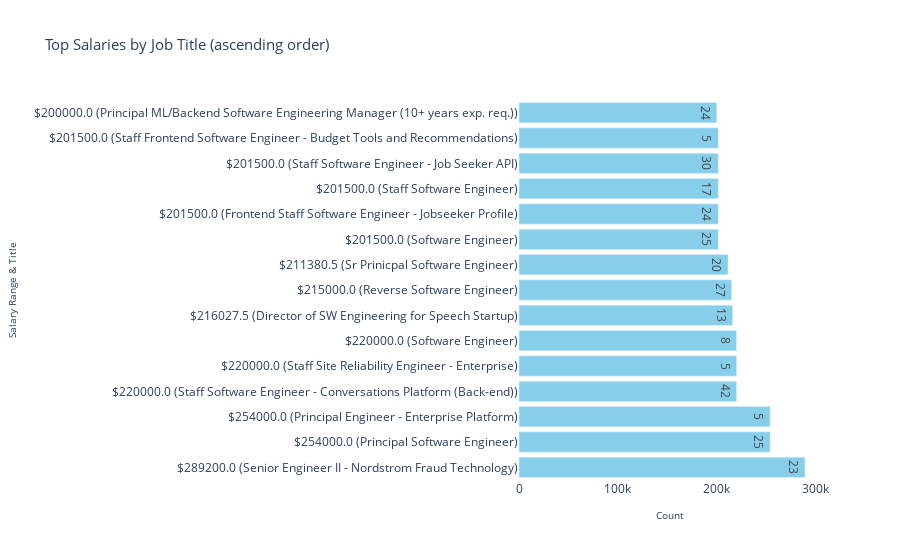

The notebook cell saved with this chart:
### Code cell
import plotly.graph_objects as go

fig = go.Figure()

top_salaries_by_role = filtered_salaries_by_role.head(15)

fig.add_trace(go.Bar(
    x=top_salaries_by_role['average salary'],
    y='$' + top_salaries_by_role['average salary'].astype(str) + ' (' + top_salaries_by_role['title'] + ')',
    orientation='h',
    marker_color='skyblue',
    text=top_salaries_by_role['frequency'],  # Adding text labels
    textposition='auto'
))

# Inverting y-axis to display the highest counts at the top
fig.update_layout(
    title='Top Salaries by Job Title (ascending order)',
    xaxis_title='Count',
    yaxis_title='Salary Range & Title',
    plot_bgcolor='white',
    showlegend=False,
    title_font_size=15,
    xaxis_title_font=dict(size=10),
    yaxis_title_font=dict(size=10),
    height=800,  # Increasing the figure height
    margin=dict(l=300)  # Increasing the left margin
)

# Show the plot
fig.show()

### Figure 1 — Plotly figure (JSON) as saved in the notebook; plotly's stock layout.template omitted (floating-point values rounded to 4 significant figures)
{"data": [{"marker": {"color": "skyblue"}, "orientation": "h", "text": [23, 25, 5, 42, 5, 8, 13, 27, 20, 25, 24, 17, 30, 5, 24], "textposition": "auto", "type": "bar", "x": [289200, 254000, 254000, 220000, 220000, 220000, 216000.0, 215000, 211400.0, 201500, 201500, 201500, 201500, 201500, 200000], "y": ["$289200.0 (Senior Engineer II - Nordstrom Fraud Technology)", "$254000.0 (Principal Software Engineer)", "$254000.0 (Principal Engineer - Enterprise Platform)", "$220000.0 (Staff Software Engineer - Conversations Platform (Back-end))", "$220000.0 (Staff Site Reliability Engineer - Enterprise)", "$220000.0 (Software Engineer)", "$216027.5 (Director of SW Engineering for Speech Startup)", "$215000.0 (Reverse Software Engineer)", "$211380.5 (Sr Prinicpal Software Engineer)", "$201500.0 (Software Engineer)", "$201500.0 (Frontend Staff Software Engineer - Jobseeker Profile)", "$201500.0 (Staff Software Engineer)", "$201500.0 (Staff Software Engineer - Job Seeker API)", "$201500.0 (Staff Frontend Software Engineer - Budget Tools and Recommendations)", "$200000.0 (Principal ML/Backend Software Engineering Manager (10+ years exp. req.))"]}], "layout": {"autosize": true, "margin": {"l": 300}, "plot_bgcolor": "white", "showlegend": false, "title": {"font": {"size": 15}, "text": "Top Salaries by Job Title (ascending order)"}, "xaxis": {"autorange": true, "range": [0, 304400.0], "title": {"font": {"size": 10}, "text": "Count"}, "type": "linear"}, "yaxis": {"autorange": true, "range": [-0.5, 14.5], "title": {"font": {"size": 10}, "text": "Salary Range & Title"}, "type": "category"}}}
